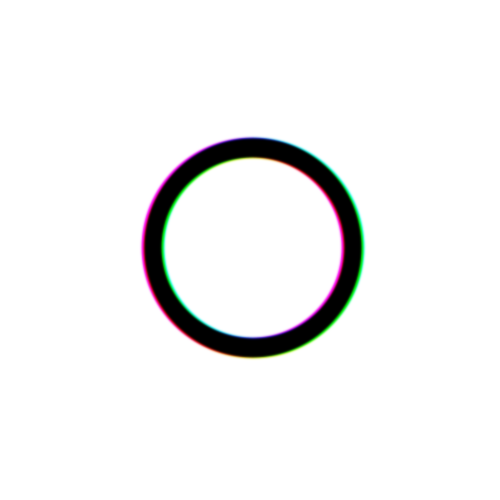
Frame 1 (no input)
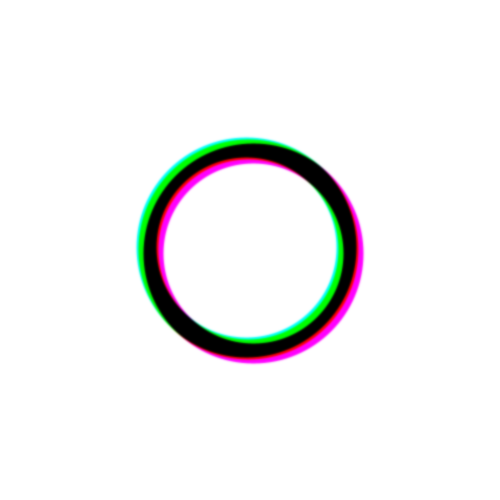
Frame 60 (the mouse pressed at the canvas centre just before this capture)
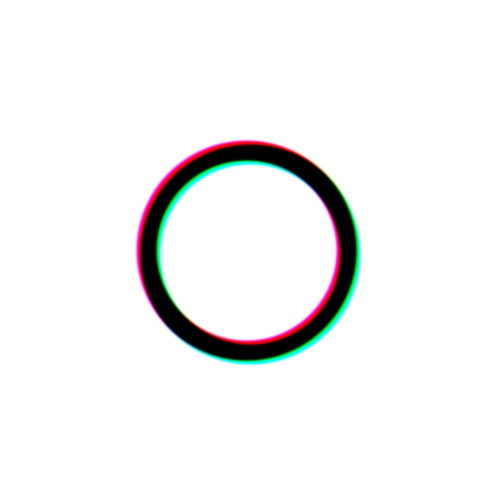
Frame 120 (the mouse held since frame 60 and released just before this capture)

The Processing sketch that drew these frames (run headless with seeded random() and noise(); from frame 60 on, the mouse is pressed at the canvas centre):

// Processing sketch: randomCircle_01
// ── randomCircle_01.pde
float offset=5;
void setup() {
  size(500, 500);
  strokeWeight(20);
  noFill();
}

void draw() {
  background(255);
  blendMode(MULTIPLY);
  stroke(255, 0, 255);
  ellipse(width/2+random(-offset, offset), height/2+random(-offset, offset), 200, 200);
  stroke(0, 255, 255);
  ellipse(width/2+random(-offset, offset), height/2+random(-offset, offset), 200, 200);
  stroke(255, 255, 0);
  ellipse(width/2+random(-offset, offset), height/2+random(-offset, offset), 200, 200);
  filter(BLUR, 1);
}
